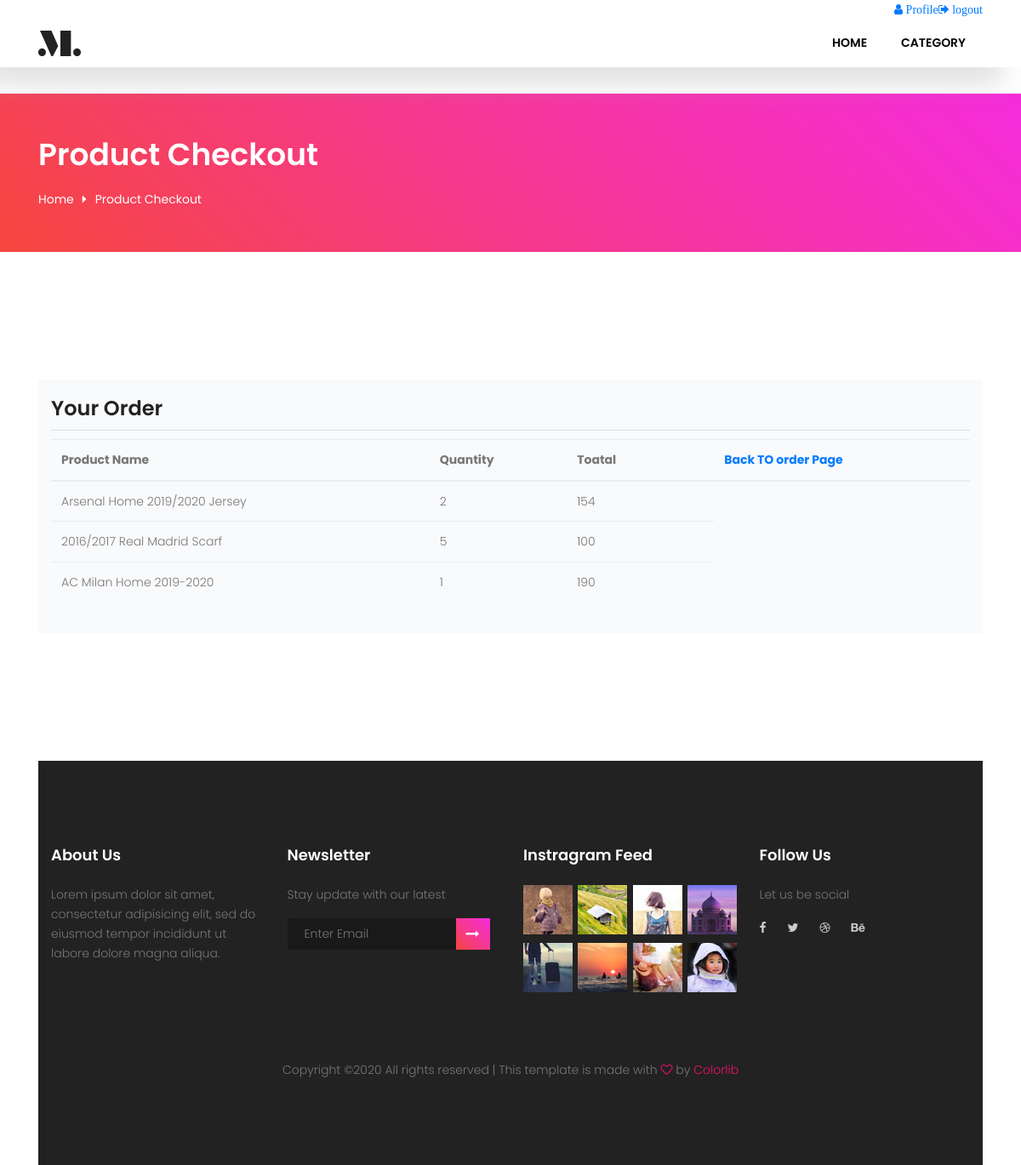
The page /showOrder.php?id=31 (signed in) on the database its author committed.
### tables this page shows
CREATE TABLE `order_item` (
  `id` int(11) NOT NULL,
  `product_id` int(11) NOT NULL,
  `order_id` int(11) NOT NULL,
  `quantity` double NOT NULL,
  `sub_total` double NOT NULL
);

CREATE TABLE `product` (
  `id_pro` int(11) NOT NULL,
  `cat_id` int(11) NOT NULL,
  `name_pro` varchar(255) NOT NULL,
  `image_pro` varchar(255) NOT NULL,
  `price` double NOT NULL,
  `description` varchar(255) NOT NULL,
  `quantity` int(11) NOT NULL
);

### admin/html/includes/db-helper.php (called while the page is built, shortened)
<?php
class DBHelper
{
    private $con;
    private static $instance = null;
    private function __construct()
    {
        $this->con = mysqli_connect("localhost", "root", "", "sportshop");
    }
    public static function getInstance()
    {
        if (self::$instance == null) {
            self::$instance = new DBHelper();
        }
        return self::$instance;
    }
    public function  innerJoinOrderProduct($id){
        $query="SELECT name_pro ,order_item.quantity,sub_total FROM `order_item` INNER join  product ON order_item.product_id=product.id_pro where order_id=$id";
        return mysqli_query($this->con,$query);
    }
}
?>

### showOrder.php (the view, shortened to what this page needs)
<?php
include "admin/html/includes/db-helper.php";
$dbHelper = DBHelper::getInstance();
?>
<!DOCTYPE html>
<html lang="zxx" class="no-js">
<head>
    <link rel="stylesheet" href="css/linearicons.css">
    <link rel="stylesheet" href="css/owl.carousel.css">
    <link rel="stylesheet" href="css/font-awesome.min.css">
    <link rel="stylesheet" href="css/nice-select.css">
    <link rel="stylesheet" href="css/ion.rangeSlider.css"/>
    <link rel="stylesheet" href="css/ion.rangeSlider.skinFlat.css"/>
    <link rel="stylesheet" href="css/bootstrap.css">
    <link rel="stylesheet" href="css/main.css">
</head>
<body>
<header class="default-header">
    <div class="menu-top container">
        <div class="d-flex justify-content-between align-items-center">
            <ul class="list">
            </ul>
            <ul class="list">
                <?php if (!isset($_SESSION['user']['id'])) {
                    echo '<li><a href="login.php" class="fa fa-sign-in"> login</a></li>';
                } else {
                    echo '<li><a href="profile.php" class="fa fa-user"> Profile</a></li>';
                    echo '<li><a href="logout.php" class="fa fa-sign-out"> logout</a></li>';
                }
                ?>
            </ul>
        </div>
    </div>
    <nav class="navbar navbar-expand-lg navbar-light">
        <div class="container">
            <a class="navbar-brand" href="index.php">
                <img src="img/logo.png" alt="">
            </a>
            <div class="collapse navbar-collapse justify-content-end align-items-center" id="navbarSupportedContent">
                <ul class="navbar-nav">
                    <li><a href="index.php">Home</a></li>
                    <li><a href="#catagory">Category</a></li>
                </ul>
            </div>
        </div>
    </nav>
</header>
<section class="banner-area organic-breadcrumb">
    <div class="container">
        <div class="breadcrumb-banner d-flex flex-wrap align-items-center">
            <div class="col-first">
                <h1>Product Checkout</h1>
                <nav class="d-flex align-items-center justify-content-start">
                    <a href="index.html">Home<i class="fa fa-caret-right" aria-hidden="true"></i></a>
                    <a href="checkout.html">Product Checkout</a>
                </nav>
            </div>
        </div>
    </div>
</section>
<?php
if(isset($_GET['id']))
{
?>
<div class="container">
    <form action="#" class="billing-form" method="post">
        <div class="row">
            <div class="col-lg-12 col-md-6">
                <div class="order-wrapper mt-50">
                    <h3 class="billing-title mb-10">Your Order</h3>
                    <div class="table-responsive">
                        <table class="table">
                            <thead>
                            <tr>
                                <th>Product Name </th>
                                <th>Quantity</th>
                                <th>Toatal</th>
                                <th></th>
                                <th><a href="showOrder.php">Back TO order Page</a></th>
                            </tr>
                            </thead>
                            <tbody>
                            <?php
                            $result = $dbHelper->innerJoinOrderProduct($_GET['id']);
                            while ($order_detals = mysqli_fetch_assoc($result)) { ?>
                                <tr>
                                    <td><?=$order_detals['name_pro']?></td>
                                    <td><?=$order_detals['quantity']?></td>
                                    <td><?=$order_detals['sub_total']?></td>
                                    <td></td>
                                </tr>
                            <?php } ?>
                            </tbody>
                        </table>
                </div>
            </div>
        </div>
    </form>
</div>
<?php }
?>
<div class="section-half">
</div>
<footer class="footer-area section-gap">
    <div class="container">
        <div class="row">
            <div class="col-lg-3  col-md-6 col-sm-6">
                <div class="single-footer-widget">
                    <h6>About Us</h6>
                    <p>
                        Lorem ipsum dolor sit amet, consectetur adipisicing elit, sed do eiusmod tempor incididunt ut
                        labore dolore magna aliqua.
                    </p>
                </div>
            </div>
            <div class="col-lg-3  col-md-6 col-sm-6">
                <div class="single-footer-widget">
                    <h6>Newsletter</h6>
                    <p>Stay update with our latest</p>
                    <div class="" id="mc_embed_signup">
                        <form target="_blank" novalidate="true"
                              action="https://spondonit.us12.list-manage.com/subscribe/post?u=1462626880ade1ac87bd9c93a&amp;id=92a4423d01"
                              method="get" class="form-inline">
                            <div class="d-flex flex-row">
                                <input class="form-control" name="EMAIL" placeholder="Enter Email"
                                       onfocus="this.placeholder = ''" onblur="this.placeholder = 'Enter Email '"
                                       required="" type="email">
                                <button class="click-btn btn btn-default"><i class="fa fa-long-arrow-right"
                                                                             aria-hidden="true"></i></button>
                            </div>
                        </form>
                    </div>
                </div>
            </div>
            <div class="col-lg-3  col-md-6 col-sm-6">
                <div class="single-footer-widget mail-chimp">
                    <h6 class="mb-20">Instragram Feed</h6>
                    <ul class="instafeed d-flex flex-wrap">
                        <li><img src="img/i1.jpg" alt=""></li>
                        <li><img src="img/i2.jpg" alt=""></li>
                        <li><img src="img/i3.jpg" alt=""></li>
                        <li><img src="img/i4.jpg" alt=""></li>
                        <li><img src="img/i5.jpg" alt=""></li>
                        <li><img src="img/i6.jpg" alt=""></li>
                        <li><img src="img/i7.jpg" alt=""></li>
                        <li><img src="img/i8.jpg" alt=""></li>
                    </ul>
                </div>
            </div>
            <div class="col-lg-3 col-md-6 col-sm-6">
                <div class="single-footer-widget">
                    <h6>Follow Us</h6>
                    <p>Let us be social</p>
                    <div class="footer-social d-flex align-items-center">
                        <a href="#"><i class="fa fa-facebook"></i></a>
                        <a href="#"><i class="fa fa-twitter"></i></a>
                        <a href="#"><i class="fa fa-dribbble"></i></a>
                        <a href="#"><i class="fa fa-behance"></i></a>
                    </div>
                </div>
            </div>
        </div>
        <div class="footer-bottom d-flex justify-content-center align-items-center flex-wrap">
            <p class="footer-text m-0">Copyright &copy;<script>document.write(new Date().getFullYear());</script>
                All rights reserved | This template is made with <i class="fa fa-heart-o" aria-hidden="true"></i> by <a
                    href="https://colorlib.com" target="_blank">Colorlib</a></p>
        </div>
    </div>
</footer>
</body>
</html>

### rows shown on the page
order_item: product.name_pro "Arsenal Home 2019/2020 Jersey", quantity "2", sub_total "154"
order_item: product.name_pro "2016/2017 Real Madrid Scarf", quantity "5", sub_total "100"
order_item: product.name_pro "AC Milan Home 2019-2020", quantity "1", sub_total "190"
